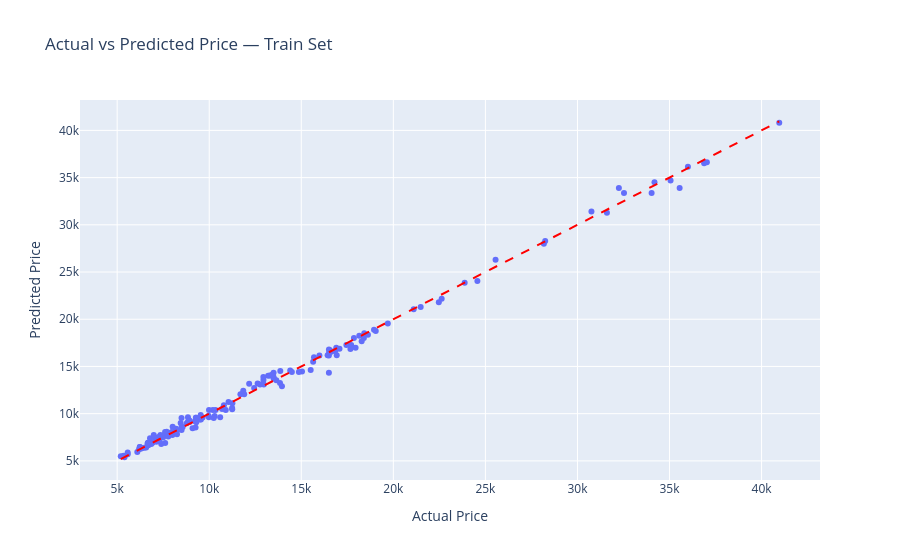
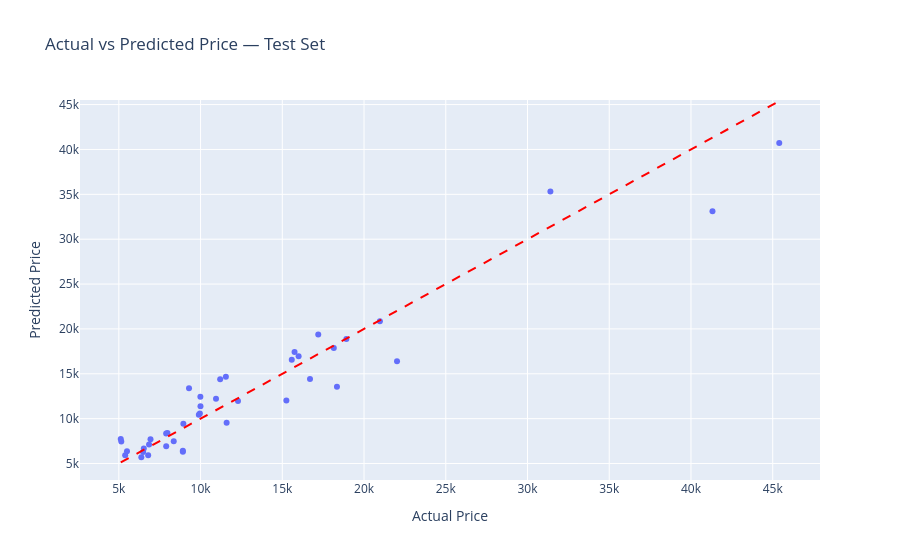

Here is the notebook cell these charts were saved with, in order:
### Markdown cell above
### Feature Importance Results

The model selected 4 features as most important for predicting car price:

1. enginesize (0.60) — by far the strongest predictor, confirming Hypothesis 1
2. curbweight (0.30) — second strongest, consistent with our EDA finding that 
   curbweight unexpectedly outperformed horsepower
3. horsepower (0.13) — third, also confirmed in Hypothesis 1
4. cylindernumber (0.05) — smallest contribution but still selected by the model

**Key insight:** The ML model confirms our EDA findings — enginesize is the 
strongest predictor of car price, followed by curbweight and horsepower.
Only 4 out of 22 features were selected by SelectFromModel, suggesting 
the other features add little predictive value.

### Code cell
def regression_evaluation_plots(X_train, y_train, X_test, y_test, pipeline):
    pred_train = pipeline.predict(X_train)
    pred_test = pipeline.predict(X_test)

    fig = px.scatter(
        x=y_train, y=pred_train,
        labels={'x': 'Actual Price', 'y': 'Predicted Price'},
        title='Actual vs Predicted Price — Train Set'
    )
    fig.add_shape(type='line', x0=y_train.min(), y0=y_train.min(),
                  x1=y_train.max(), y1=y_train.max(),
                  line=dict(color='red', dash='dash'))
    fig.show()

    fig2 = px.scatter(
        x=y_test, y=pred_test,
        labels={'x': 'Actual Price', 'y': 'Predicted Price'},
        title='Actual vs Predicted Price — Test Set'
    )
    fig2.add_shape(type='line', x0=y_test.min(), y0=y_test.min(),
                   x1=y_test.max(), y1=y_test.max(),
                   line=dict(color='red', dash='dash'))
    fig2.show()

regression_evaluation_plots(X_train, y_train, X_test, y_test, best_estimator)

### Figure 1 — Plotly figure (JSON) as saved in the notebook; plotly's stock layout.template omitted (floating-point values rounded to 4 significant figures; data arrays with more than 128 entries replaced by an {"elided": "..."} marker saying what was removed)
{"data": [{"hovertemplate": "Actual Price=%{x}<br>Predicted Price=%{y}<extra></extra>", "legendgroup": "", "marker": {"color": "#636efa", "symbol": "circle"}, "mode": "markers", "name": "", "orientation": "v", "showlegend": false, "type": "scatter", "x": {"elided": "164 float values"}, "xaxis": "x", "y": {"elided": "164 float values"}, "yaxis": "y"}], "layout": {"legend": {"tracegroupgap": 0}, "shapes": [{"line": {"color": "red", "dash": "dash"}, "type": "line", "x0": 5195, "x1": 40960, "y0": 5195, "y1": 40960}], "title": {"text": "Actual vs Predicted Price — Train Set"}, "xaxis": {"anchor": "y", "domain": [0, 1], "title": {"text": "Actual Price"}}, "yaxis": {"anchor": "x", "domain": [0, 1], "title": {"text": "Predicted Price"}}}}

### Figure 2 — Plotly figure (JSON) as saved in the notebook; plotly's stock layout.template omitted (floating-point values rounded to 4 significant figures)
{"data": [{"hovertemplate": "Actual Price=%{x}<br>Predicted Price=%{y}<extra></extra>", "legendgroup": "", "marker": {"color": "#636efa", "symbol": "circle"}, "mode": "markers", "name": "", "orientation": "v", "showlegend": false, "type": "scatter", "x": [6795, 15750, 15250, 5151, 9995, 11199, 5389, 7898, 17199, 6529, 20970, 31400.0, 10945, 18344, 8916.0, 9989, 9295, 18920, 7895, 6488, 9959, 15580, 9895, 11549, 15998, 5118, 6938, 16695, 8358, 5499, 7975, 12290, 22018, 8948, 6849, 41315, 11595, 18150, 6377, 45400, 8916.0], "xaxis": "x", "y": [5931.0, 17430.0, 12030.0, 7462.0, 11380.0, 14410.0, 5931.0, 6923.0, 19380.0, 6668.0, 20840.0, 35310.0, 12210.0, 13560.0, 6425.0, 12430.0, 13400.0, 18870.0, 8339.0, 6273.0, 10590.0, 16570.0, 10430.0, 14680.0, 16940.0, 7746.0, 7715.0, 14420.0, 7480.0, 6376.0, 8408.0, 11960.0, 16390.0, 9441.0, 7113.0, 33110.0, 9544.0, 17880.0, 5700.0, 40730.0, 6314.0], "yaxis": "y"}], "layout": {"legend": {"tracegroupgap": 0}, "shapes": [{"line": {"color": "red", "dash": "dash"}, "type": "line", "x0": 5118, "x1": 45400, "y0": 5118, "y1": 45400}], "title": {"text": "Actual vs Predicted Price — Test Set"}, "xaxis": {"anchor": "y", "domain": [0, 1], "title": {"text": "Actual Price"}}, "yaxis": {"anchor": "x", "domain": [0, 1], "title": {"text": "Predicted Price"}}}}
